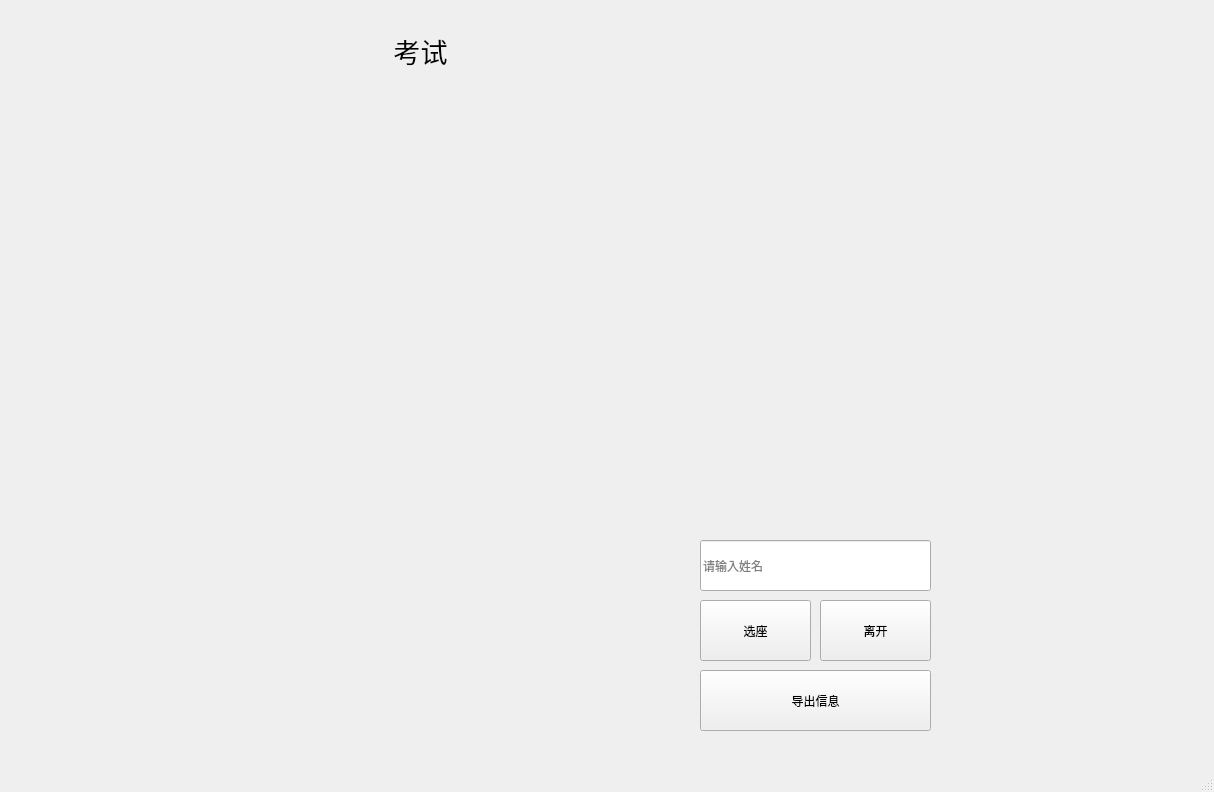
<?xml version="1.0" encoding="UTF-8"?>
<ui version="4.0">
 <class>MainWindow</class>
 <widget class="QMainWindow" name="MainWindow">
  <property name="geometry">
   <rect>
    <x>0</x>
    <y>0</y>
    <width>1214</width>
    <height>792</height>
   </rect>
  </property>
  <property name="windowTitle">
   <string>MainWindow</string>
  </property>
  <widget class="QWidget" name="centralwidget">
   <widget class="QWidget" name="gridLayoutWidget">
    <property name="geometry">
     <rect>
      <x>0</x>
      <y>90</y>
      <width>621</width>
      <height>511</height>
     </rect>
    </property>
    <layout class="QGridLayout" name="gridLayout"/>
   </widget>
   <widget class="QLabel" name="label">
    <property name="geometry">
     <rect>
      <x>310</x>
      <y>30</y>
      <width>221</width>
      <height>41</height>
     </rect>
    </property>
    <property name="font">
     <font>
      <pointsize>20</pointsize>
     </font>
    </property>
    <property name="text">
     <string>考试</string>
    </property>
    <property name="alignment">
     <set>Qt::AlignCenter</set>
    </property>
   </widget>
   <widget class="QLabel" name="label_video">
    <property name="geometry">
     <rect>
      <x>660</x>
      <y>60</y>
      <width>471</width>
      <height>391</height>
     </rect>
    </property>
    <property name="text">
     <string/>
    </property>
   </widget>
   <widget class="QLineEdit" name="lineEdit">
    <property name="geometry">
     <rect>
      <x>700</x>
      <y>540</y>
      <width>231</width>
      <height>51</height>
     </rect>
    </property>
    <property name="placeholderText">
     <string>请输入姓名</string>
    </property>
   </widget>
   <widget class="QPushButton" name="pushButton_choice">
    <property name="geometry">
     <rect>
      <x>700</x>
      <y>600</y>
      <width>111</width>
      <height>61</height>
     </rect>
    </property>
    <property name="text">
     <string>选座</string>
    </property>
   </widget>
   <widget class="QPushButton" name="pushButton_derive">
    <property name="geometry">
     <rect>
      <x>700</x>
      <y>670</y>
      <width>231</width>
      <height>61</height>
     </rect>
    </property>
    <property name="text">
     <string>导出信息</string>
    </property>
   </widget>
   <widget class="QPushButton" name="pushButton_leave">
    <property name="geometry">
     <rect>
      <x>820</x>
      <y>600</y>
      <width>111</width>
      <height>61</height>
     </rect>
    </property>
    <property name="text">
     <string>离开</string>
    </property>
   </widget>
  </widget>
  <widget class="QMenuBar" name="menubar">
   <property name="geometry">
    <rect>
     <x>0</x>
     <y>0</y>
     <width>1214</width>
     <height>25</height>
    </rect>
   </property>
  </widget>
  <widget class="QStatusBar" name="statusbar"/>
 </widget>
 <resources/>
 <connections/>
</ui>
